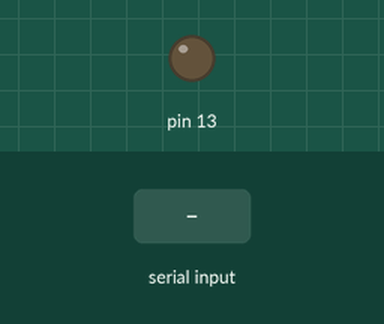
The sketch below on a simulated Arduino Uno, built with avr-gcc and run on an emulated ATmega328P. Parts: output pins drawn as LEDs (lit = HIGH). The inputs (shaded band) are chosen by the test bench.

Above: at 1.2 s.
1.3 s: byte 1 (1) received over Serial
At 2.4 s:
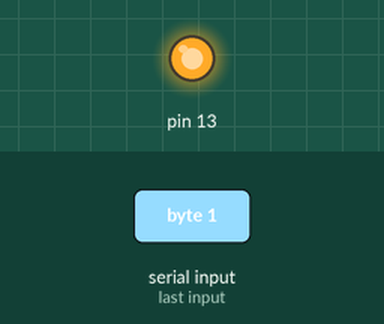
Timing chart, 0 to 4.3 s (numbered marks = the images above; inputs shaded):
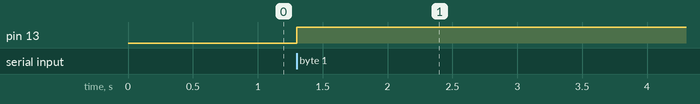

The sketch:

arduinoCode.ino
```cpp
int i=0 ;
void setup()
{
  Serial.begin(9600);
  pinMode(13,OUTPUT);
}

void loop()
{


  i= Serial.read();
   if(i==1){
   digitalWrite(13,HIGH);
   }
   else if(i==2){
   digitalWrite(13,LOW);
   }

}
```

Measured:
- after the input at 1.3 s, pin 13: LOW → HIGH at once
